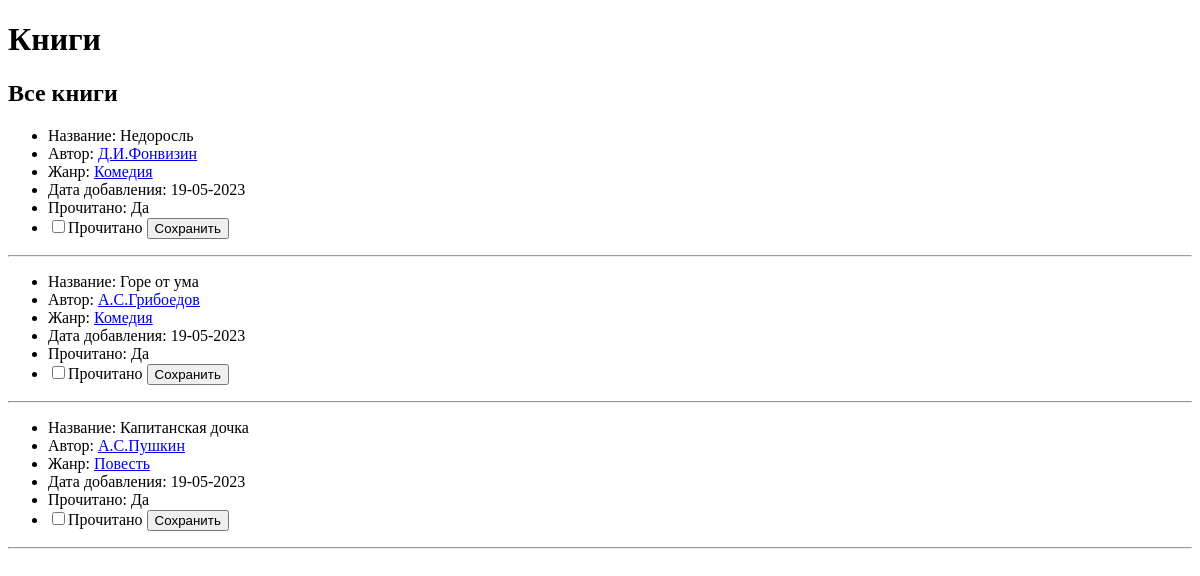
Before: / with the older database file.
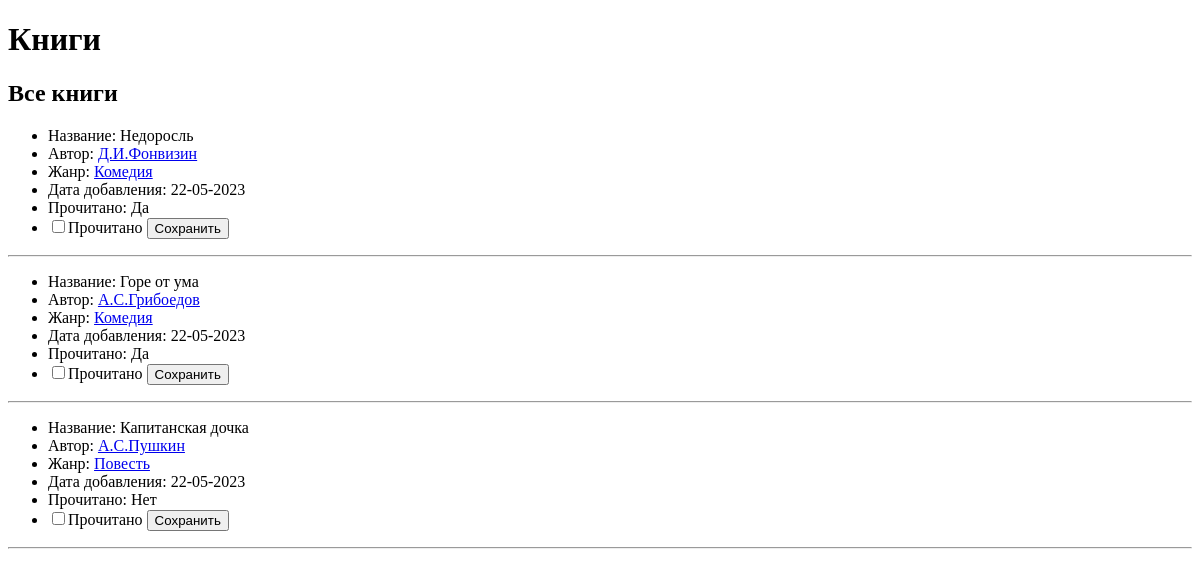
After: the same page with the newer database file.
### database.py (models this page shows, shortened)
class Book(db.Model):
    id = db.Column(db.Integer, primary_key=True)
    name = db.Column(db.String, nullable=False)
    added = db.Column(db.DateTime, nullable=False, default=func.now())
    is_read = db.Column(db.Boolean, default=False)
    genre_id = db.Column(db.Integer, db.ForeignKey("genre.id", ondelete='SET NULL'))
    genre = relationship("Genre", back_populates="books")
    author_id = db.Column(db.String, db.ForeignKey("author.id", ondelete='SET NULL'))
    author = relationship("Author", back_populates="books")

class Author(db.Model):
    id = id = db.Column(db.Integer, primary_key=True)
    name = db.Column(db.String, nullable=False)
    books = relationship(
        "Book", back_populates="author"
    )

class Genre(db.Model):
    id = db.Column(db.Integer, primary_key=True)
    name = db.Column(db.String, nullable=False)
    books = relationship(
        "Book", back_populates="genre"
    )

### main.py (the view)
@app.route("/", methods=['GET', 'POST'])
def all_books():
    if request.method == 'POST':
        book_id = request.form.get('is_read')
        if book_id:
            book = Book.query.get(book_id)
            book.is_read = True
            db.session.commit()
    books = Book.query.order_by(desc(Book.added)).limit(15).all()
    return render_template("books.html", books=books)

### templates/books.html
{% extends "layout.html" %}
{% block body %}
<h2>Все книги</h2>
    {%- for book in books %}
        <ul>
            <li>Название: {{ book.name }} </li>
            <li>
                Автор: <a href="{{ url_for('books_by_author', author_id=book.author.id) }}">{{ book.author.name }}</a>
            </li>
            <li>
                Жанр: <a href="{{ url_for('books_by_genres', genre_id=book.genre.id) }}">{{ book.genre.name }}</a>
            </li>
            <li>Дата добавления: {{ book.added.strftime("%d-%m-%Y") }}</li>
            <li>Прочитано: {{'Да' if book.is_read else 'Нет'}}</li>
            <li>
                <form action="/" method="post">
                    <label>
                        <input type="checkbox" name="is_read" value="{{book.id}}">Прочитано
                    </label>
                    <input type="submit" value="Сохранить" />
                </form>
            </li>
      </ul>
      <hr>
{%- endfor %}
{% endblock %}

### templates/layout.html (shortened to what this page needs)
<!DOCTYPE html>
<html>
<head>
</head>
<body>
<h1>Книги</h1>
{% block body %}{% endblock %}
</body>
</html>

Changed rows visible on the page:
changed Book "Недоросль": added "19-05-2023" → "22-05-2023"
changed Book "Горе от ума": added "19-05-2023" → "22-05-2023"
changed Book "Капитанская дочка": added "19-05-2023" → "22-05-2023"; is_read "Да" → "Нет"
